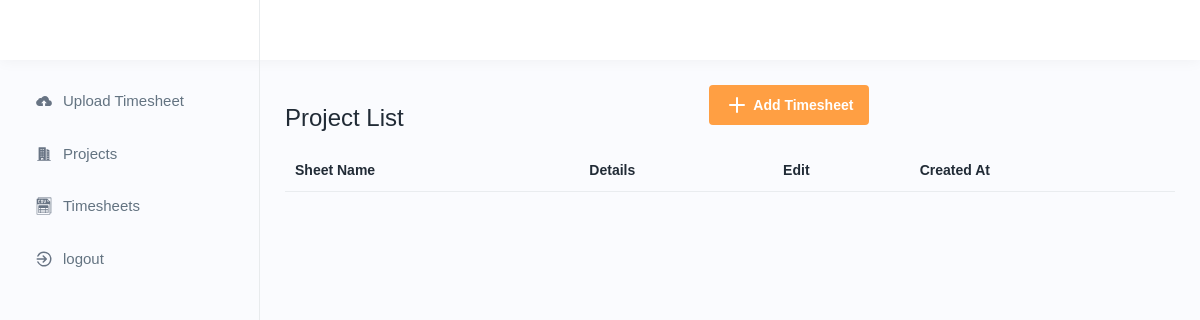
/revenue_collection/timesheets/ (signed in), run on an earlier commit of the app's database.
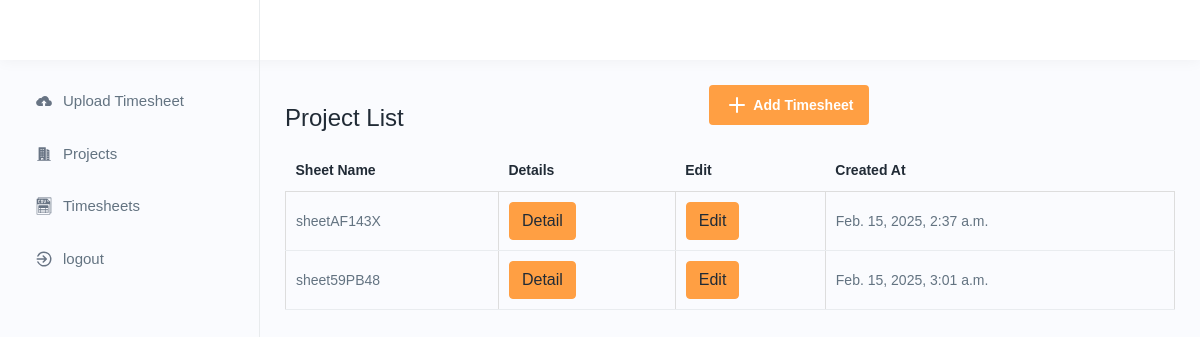
And on a later commit of the database.
### bill_rate_system/models.py (models this page shows, shortened)
class Timesheet(models.Model):
    employee_id = models.IntegerField()
    billable_rate = models.DecimalField(max_digits=10, decimal_places=2)
    project = models.ForeignKey(Project, on_delete=models.CASCADE)
    date = models.DateField()
    start_time = models.TimeField()
    end_time = models.TimeField()
    sheet_name = models.CharField(max_length=255)
    created_at=models.DateTimeField(auto_now_add=True)
    class Meta:
        unique_together = ('employee_id', 'project', 'date', 'start_time', 'end_time')

### bill_rate_system/views.py (the view)
# urls.py: path('timesheets/', timesheets, name='timesheets'),
@login_required(login_url='authentication:login')
def timesheets(request):
    logger.info(f"User {request.user} accessed the timesheets page.")
    sheet_names = Timesheet.objects.values('sheet_name').distinct()
    timesheet_data = {sheet['sheet_name']: Timesheet.objects.filter(sheet_name=sheet['sheet_name']) for sheet in sheet_names}
    logger.info(f"Retrieved {len(timesheet_data)} distinct timesheets.")
    return render(request, 'bill_rate_system/timesheets.html', {'timesheet_data': timesheet_data})

### bill_rate_system/templates/bill_rate_system/timesheets.html (shortened to what this page needs)
{% extends 'bill_rate_system/base.html' %}
{%load static %}
{% block content %}
<div class="d-flex justify-content-between align-items-center">
    <h3>Project List</h3>
    <div class="page-header">
    <div class="page-btn">
    <a href="{% url 'bill_rate_system:upload-page' %}" class="btn btn-added">
    <img src="{% static 'assets/img/icons/plus.svg'%}" class="me-1" alt="img">Add Timesheet
    </a>
    </div>
    </div>
</div>
<div class="table-responsive">
    <table class="table  datanew">
    <thead>
    <tr>
    <th>Sheet Name</th>
    <th>Details</th>
    <th>Edit</th>
    <th>Created At</th>
    </tr>
    </thead>
    <tbody>
        {% for sheet_name, timesheets in timesheet_data.items %}
        <tr>
            <td>{{ sheet_name }}</td>
            <td>
                <a href="{% url 'bill_rate_system:timesheet_detail' sheet_name=sheet_name %}" class="btn btn-primary">Detail</a>
            </td>
            <td>
                <a href="{% url 'bill_rate_system:edit_timesheet_name' timesheet_id=timesheets.0.id %}" class="btn btn-primary">Edit</a>
            </td>
            <td>{{ timesheets.0.created_at }}</td>
        </tr>
    {% endfor %}
    </tbody>
    </table>
    </div>
    </div>
    </div>
{% endblock %}

What changed in the data, as far as the page shows it:
added Timesheet: sheet_name "sheetAF143X", created_at "Feb. 15, 2025, 2:37 a.m."
added Timesheet: sheet_name "sheet59PB48", created_at "Feb. 15, 2025, 3:01 a.m."
